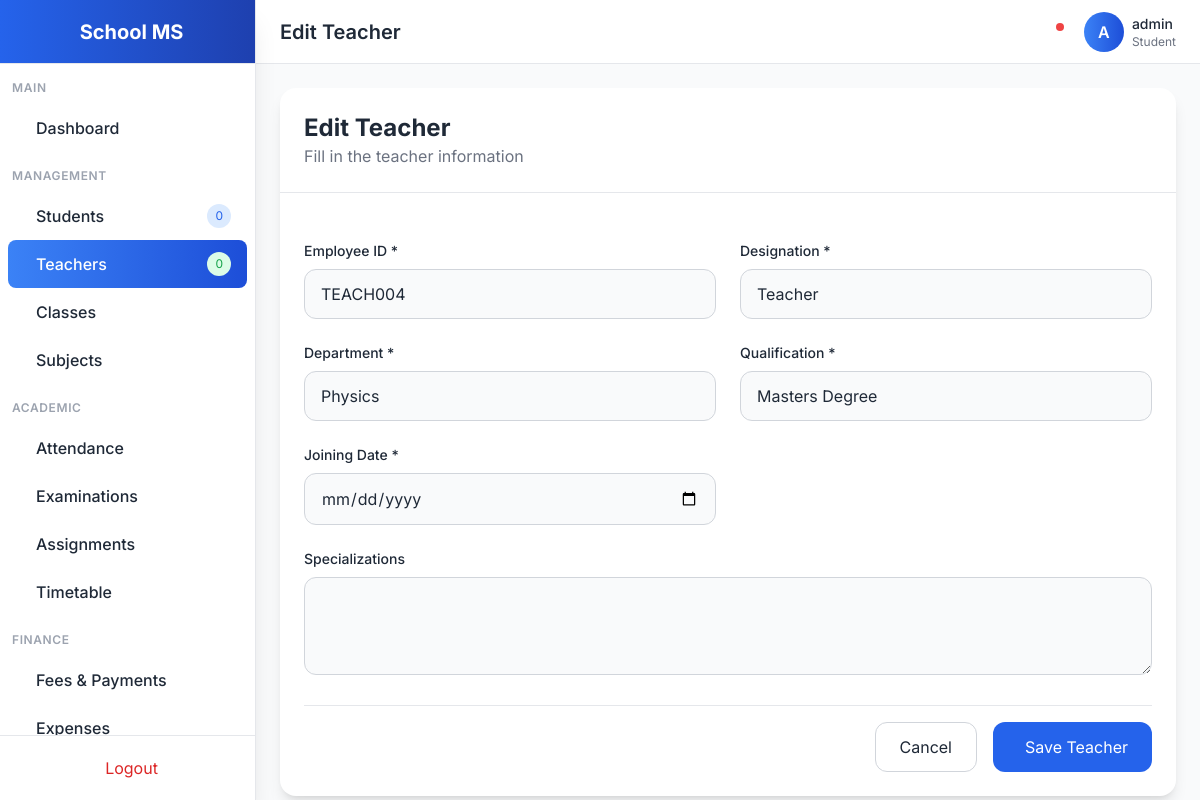
Screenshot of /teachers/3/update/ (signed in) with the database file from the repository.
### accounts/models.py (models this page shows, shortened)
class User(AbstractUser):
    ROLE_CHOICES = [
        ('admin', 'Admin'),
        ('teacher', 'Teacher'),
        ('student', 'Student'),
        ('parent', 'Parent'),
    ]
    GENDER_CHOICES = [
        ('male', 'Male'),
        ('female', 'Female'),
        ('other', 'Other'),
    ]
    role = models.CharField(max_length=20, choices=ROLE_CHOICES, default='student')
    gender = models.CharField(max_length=10, choices=GENDER_CHOICES, blank=True)
    phone = models.CharField(max_length=20, blank=True)
    address = models.TextField(blank=True)
    photo = models.ImageField(upload_to='profiles/', blank=True, null=True)
    date_of_birth = models.DateField(null=True, blank=True)
    created_at = models.DateTimeField(auto_now_add=True)
    updated_at = models.DateTimeField(auto_now=True)
    class Meta:
        ordering = ['-created_at']
    @property
    def is_admin(self):
        return self.role == 'admin' or self.is_superuser

class TeacherProfile(models.Model):
    DESIGNATION_CHOICES = [
        ('principal', 'Principal'),
        ('vice_principal', 'Vice Principal'),
        ('head_teacher', 'Head Teacher'),
        ('senior_teacher', 'Senior Teacher'),
        ('teacher', 'Teacher'),
        ('assistant_teacher', 'Assistant Teacher'),
    ]
    user = models.OneToOneField(User, on_delete=models.CASCADE, related_name='teacher_profile')
    employee_id = models.CharField(max_length=20, unique=True)
    designation = models.CharField(max_length=100, choices=DESIGNATION_CHOICES, default='teacher')
    qualification = models.CharField(max_length=200)
    department = models.CharField(max_length=100)
    joining_date = models.DateField()
    specializations = models.TextField(blank=True)
    experience_years = models.PositiveIntegerField(default=0)
    is_active = models.BooleanField(default=True)

### accounts/views.py (the view)
# urls.py: path('teachers/<int:pk>/update/', views.TeacherUpdateView.as_view(), name='teacher-update'),
class TeacherUpdateView(LoginRequiredMixin, UserPassesTestMixin, UpdateView):
    model = TeacherProfile
    form_class = TeacherProfileForm
    template_name = 'accounts/teacher_form.html'
    success_url = reverse_lazy('teacher-list')
    def test_func(self):
        return self.request.user.is_admin
    def get_context_data(self, **kwargs):
        context = super().get_context_data(**kwargs)
        context['title'] = 'Edit Teacher'
        return context

### accounts/forms.py
class TeacherProfileForm(forms.ModelForm):
    employee_id = forms.CharField(max_length=20, required=True)
    designation = forms.CharField(max_length=100, required=True)
    qualification = forms.CharField(max_length=200, required=True)
    department = forms.CharField(max_length=100, required=True)
    joining_date = forms.DateField(widget=forms.DateInput(attrs={'type': 'date'}), required=True)
    specializations = forms.CharField(widget=forms.Textarea(attrs={'rows': 3}), required=False)
    class Meta:
        model = TeacherProfile
        fields = ['employee_id', 'designation', 'qualification', 'department', 'joining_date', 'specializations']

### templates/accounts/teacher_form.html (shortened to what this page needs)
{% extends 'base.html' %}
{% block page_title %}{{ title|default:"Teacher Form" }}{% endblock %}
{% block content %}
<div class="max-w-4xl mx-auto">
    <div class="bg-white dark:bg-gray-800 rounded-2xl shadow-lg">
        <div class="p-6 border-b dark:border-gray-700">
            <h2 class="text-2xl font-bold">{{ title|default:"Teacher Form" }}</h2>
            <p class="text-gray-500 dark:text-gray-400">Fill in the teacher information</p>
        </div>
        <form method="post" class="p-6 space-y-6">
            <div class="grid grid-cols-1 md:grid-cols-2 gap-6">
                <div>
                    <label class="block text-sm font-medium mb-2">Employee ID *</label>
                    <input type="text" name="employee_id" value="{{ form.employee_id.value|default:'' }}" required
                        class="w-full px-4 py-3 border border-gray-300 dark:border-gray-600 rounded-xl bg-gray-50 dark:bg-gray-700 focus:ring-2 focus:ring-primary-500">
                </div>
                <div>
                    <label class="block text-sm font-medium mb-2">Designation *</label>
                    <input type="text" name="designation" value="{{ form.designation.value|default:'' }}" required
                        class="w-full px-4 py-3 border border-gray-300 dark:border-gray-600 rounded-xl bg-gray-50 dark:bg-gray-700 focus:ring-2 focus:ring-primary-500">
                </div>
                <div>
                    <label class="block text-sm font-medium mb-2">Department *</label>
                    <input type="text" name="department" value="{{ form.department.value|default:'' }}" required
                        class="w-full px-4 py-3 border border-gray-300 dark:border-gray-600 rounded-xl bg-gray-50 dark:bg-gray-700 focus:ring-2 focus:ring-primary-500">
                </div>
                <div>
                    <label class="block text-sm font-medium mb-2">Qualification *</label>
                    <input type="text" name="qualification" value="{{ form.qualification.value|default:'' }}" required
                        class="w-full px-4 py-3 border border-gray-300 dark:border-gray-600 rounded-xl bg-gray-50 dark:bg-gray-700 focus:ring-2 focus:ring-primary-500">
                </div>
                <div>
                    <label class="block text-sm font-medium mb-2">Joining Date *</label>
                    <input type="date" name="joining_date" value="{{ form.joining_date.value|default:'' }}" required
                        class="w-full px-4 py-3 border border-gray-300 dark:border-gray-600 rounded-xl bg-gray-50 dark:bg-gray-700 focus:ring-2 focus:ring-primary-500">
                </div>
                <div class="md:col-span-2">
                    <label class="block text-sm font-medium mb-2">Specializations</label>
                    <textarea name="specializations" rows="3"
                        class="w-full px-4 py-3 border border-gray-300 dark:border-gray-600 rounded-xl bg-gray-50 dark:bg-gray-700 focus:ring-2 focus:ring-primary-500">{{ form.specializations.value|default:'' }}</textarea>
                </div>
            </div>
            <div class="flex justify-end space-x-4 pt-4 border-t dark:border-gray-700">
                <a href="{% url 'teacher-list' %}" class="px-6 py-3 border border-gray-300 dark:border-gray-600 rounded-xl hover:bg-gray-50 dark:hover:bg-gray-700 transition">
                    Cancel
                </a>
                <button type="submit" class="px-6 py-3 bg-primary-600 text-white rounded-xl hover:bg-primary-700 transition">
                     Save Teacher
                </button>
            </div>
        </form>
    </div>
</div>
{% endblock %}

### templates/base.html (shortened to what this page needs)
<!DOCTYPE html>
<html lang="en" class="light">
<head>
    <script src="https://cdn.tailwindcss.com"></script>
    <link href="https://cdn.jsdelivr.net/npm/remixicon@3.5.0/fonts/remixicon.css" rel="stylesheet">
</head>
<body class="bg-gray-50 dark:bg-gray-900 text-gray-800 dark:text-gray-100 transition-colors duration-300">
    {% if user.is_authenticated %}
    <div class="flex h-screen overflow-hidden">
        <aside class="w-64 bg-white dark:bg-gray-800 border-r dark:border-gray-700 flex flex-col shadow-xl z-20">
            <div class="h-16 flex items-center justify-center border-b dark:border-gray-700 bg-gradient-to-r from-primary-600 to-primary-800">
                <span class="text-xl font-bold text-white">School MS</span>
            </div>
            <nav class="flex-1 overflow-y-auto py-4">
                <div class="px-3 mb-2">
                    <p class="text-xs font-semibold text-gray-400 uppercase tracking-wider">Main</p>
                </div>
                <a href="{% url 'dashboard' %}" class="sidebar-item flex items-center px-4 py-3 mx-2 rounded-lg {% if request.path == '/' or request.path == '/dashboard/' %}active{% else %}hover:bg-gray-100 dark:hover:bg-gray-700{% endif %}">
                    <span class="font-medium">Dashboard</span>
                </a>
                <div class="px-3 mt-4 mb-2">
                    <p class="text-xs font-semibold text-gray-400 uppercase tracking-wider">Management</p>
                </div>
                <a href="{% url 'student-list' %}" class="sidebar-item flex items-center px-4 py-3 mx-2 rounded-lg {% if 'student' in request.path %}active{% else %}hover:bg-gray-100 dark:hover:bg-gray-700{% endif %}">
                    <span class="font-medium">Students</span>
                    <span class="ml-auto bg-primary-100 dark:bg-primary-900 text-primary-600 dark:text-primary-300 text-xs px-2 py-1 rounded-full">{{ students_count|default:0 }}</span>
                </a>
                <a href="{% url 'teacher-list' %}" class="sidebar-item flex items-center px-4 py-3 mx-2 rounded-lg {% if 'teacher' in request.path %}active{% else %}hover:bg-gray-100 dark:hover:bg-gray-700{% endif %}">
                    <span class="font-medium">Teachers</span>
                    <span class="ml-auto bg-green-100 dark:bg-green-900 text-green-600 dark:text-green-300 text-xs px-2 py-1 rounded-full">{{ teachers_count|default:0 }}</span>
                </a>
                <a href="{% url 'class-section-list' %}" class="sidebar-item flex items-center px-4 py-3 mx-2 rounded-lg {% if 'class' in request.path %}active{% else %}hover:bg-gray-100 dark:hover:bg-gray-700{% endif %}">
                    <span class="font-medium">Classes</span>
                </a>
                <a href="{% url 'subject-list' %}" class="sidebar-item flex items-center px-4 py-3 mx-2 rounded-lg {% if 'subject' in request.path %}active{% else %}hover:bg-gray-100 dark:hover:bg-gray-700{% endif %}">
                    <span class="font-medium">Subjects</span>
                </a>
                <div class="px-3 mt-4 mb-2">
                    <p class="text-xs font-semibold text-gray-400 uppercase tracking-wider">Academic</p>
                </div>
                <a href="{% url 'attendance-list' %}" class="sidebar-item flex items-center px-4 py-3 mx-2 rounded-lg {% if 'attendance' in request.path %}active{% else %}hover:bg-gray-100 dark:hover:bg-gray-700{% endif %}">
                    <span class="font-medium">Attendance</span>
                </a>
                <a href="{% url 'exam-schedule-list' %}" class="sidebar-item flex items-center px-4 py-3 mx-2 rounded-lg {% if 'exam' in request.path or 'grade' in request.path %}active{% else %}hover:bg-gray-100 dark:hover:bg-gray-700{% endif %}">
                    <span class="font-medium">Examinations</span>
                </a>
                <a href="{% url 'assignment-list' %}" class="sidebar-item flex items-center px-4 py-3 mx-2 rounded-lg {% if 'assignment' in request.path %}active{% else %}hover:bg-gray-100 dark:hover:bg-gray-700{% endif %}">
                    <span class="font-medium">Assignments</span>
                </a>
                <a href="{% url 'timetable-list' %}" class="sidebar-item flex items-center px-4 py-3 mx-2 rounded-lg {% if 'timetable' in request.path %}active{% else %}hover:bg-gray-100 dark:hover:bg-gray-700{% endif %}">
                    <span class="font-medium">Timetable</span>
                </a>
                <div class="px-3 mt-4 mb-2">
                    <p class="text-xs font-semibold text-gray-400 uppercase tracking-wider">Finance</p>
                </div>
                <a href="{% url 'fee-payment-list' %}" class="sidebar-item flex items-center px-4 py-3 mx-2 rounded-lg {% if 'fee' in request.path or 'finance' in request.path %}active{% else %}hover:bg-gray-100 dark:hover:bg-gray-700{% endif %}">
                    <span class="font-medium">Fees & Payments</span>
                </a>
                <a href="{% url 'expense-list' %}" class="sidebar-item flex items-center px-4 py-3 mx-2 rounded-lg {% if 'expense' in request.path %}active{% else %}hover:bg-gray-100 dark:hover:bg-gray-700{% endif %}">
                    <span class="font-medium">Expenses</span>
                </a>
            </nav>
            <div class="p-3 border-t dark:border-gray-700">
                <a href="{% url 'logout' %}" class="flex items-center justify-center px-4 py-2 text-red-600 hover:bg-red-50 dark:hover:bg-red-900/20 rounded-lg transition">
                    <span>Logout</span>
                </a>
            </div>
        </aside>
        <div class="flex-1 flex flex-col overflow-hidden">
            <header class="h-16 bg-white dark:bg-gray-800 border-b dark:border-gray-700 flex items-center justify-between px-6 shadow-sm">
                <div class="flex items-center">
                    <h1 class="text-xl font-semibold">{% block page_title %}Dashboard{% endblock %}</h1>
                </div>
                <div class="flex items-center space-x-4">
                    <button onclick="toggleTheme()" class="p-2 rounded-lg hover:bg-gray-100 dark:hover:bg-gray-700 transition">
                    </button>
                    <div class="relative">
                        <button class="p-2 rounded-lg hover:bg-gray-100 dark:hover:bg-gray-700 transition">
                            <span class="absolute top-1 right-1 w-2 h-2 bg-red-500 rounded-full"></span>
                        </button>
                    </div>
                    <div class="flex items-center space-x-2">
                        <div class="w-10 h-10 rounded-full bg-gradient-to-r from-primary-500 to-primary-700 flex items-center justify-center text-white font-semibold">
                            {{ user.username|make_list|first|upper }}
                        </div>
                        <div class="hidden md:block">
                            <p class="text-sm font-medium">{{ user.get_full_name|default:user.username }}</p>
                            <p class="text-xs text-gray-500">{{ user.get_role_display }}</p>
                        </div>
                    </div>
                </div>
            </header>
            <main class="flex-1 overflow-y-auto p-6 bg-gray-50 dark:bg-gray-900">
                {% block content %}{% endblock %}
            </main>
        </div>
    </div>
    {% else %}
    <main class="min-h-screen flex items-center justify-center bg-gradient-to-br from-primary-600 via-primary-700 to-primary-900">
        {% block auth_content %}{% endblock %}
    </main>
    {% endif %}
</body>
</html>

### templates/base.html (style rules this page uses)
body { font-family: 'Inter', sans-serif; }
.sidebar-item.active { background: linear-gradient(90deg, #3b82f6 0%, #1d4ed8 100%); color: white; }

### rows the page displays
User: username|make_list "A", get_full_name "admin", role "Student"
TeacherProfile: employee_id "TEACH004", designation "Teacher", department "Physics", qualification "Masters Degree"

### other values shown
{{ students_count|default:0 }} "0"
{{ teachers_count|default:0 }} "0"
{{ title|default:"Teacher Form" }} "Edit Teacher"
